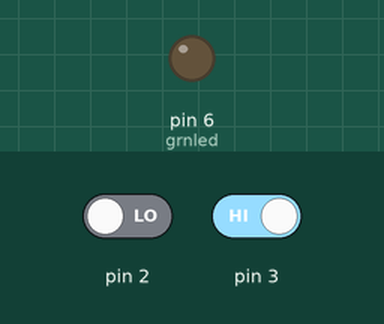
Recording of a sketch running on a simulated Arduino Uno, built with avr-gcc and run on an emulated ATmega328P. Shown: output pins drawn as LEDs (lit = HIGH). Inputs (shaded band) come from the test bench; at power-on: pin 3 HIGH, pin 2 LOW.

Above: at 1.2 s.
1.3 s: pin 3 driven LOW
At 1.9 s:
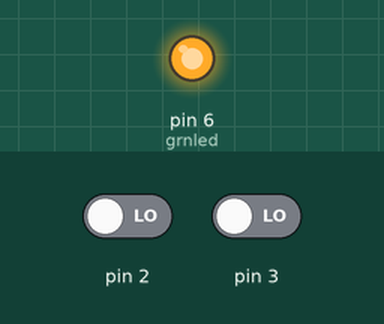
Timing chart, 0 to 4.3 s (numbered marks = the images above; inputs shaded):
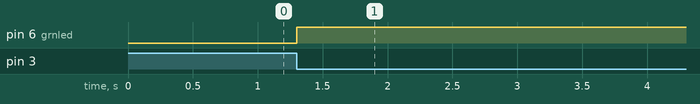

Measured:
- after the input at 1.3 s, pin 6 (grnled): LOW → HIGH at once

The sketch:

sketch_jan21a.ino
```cpp
int grnled = 6;
int redled = 8;
volatile int state = LOW;

void setup() {
  pinMode(grnled, OUTPUT);
  attachInterrupt(1, on, LOW);
  attachInterrupt(0, off, HIGH);
}

void loop() {
  delay(100);
}

void on() {
  digitalWrite(grnled, HIGH);
}

void off() {
  digitalWrite(grnled, LOW);
}
```
